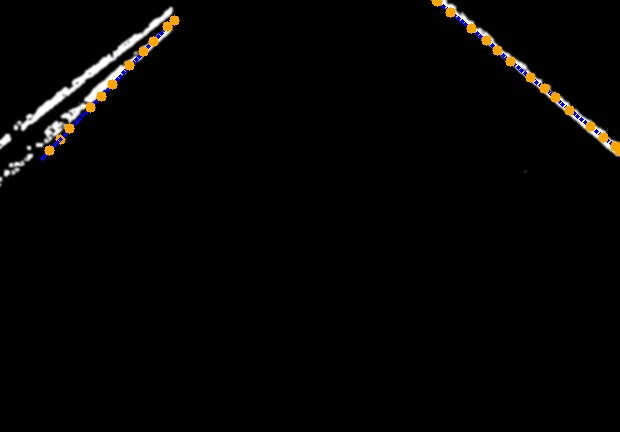
#> input picture research/image/Data/Data for Proposal/centroids_visualized_S_13_M_06.jpg, 620 x 432 px, given in place of the camera
$ python SignCode.py
#> lines starting #> are read from the running program, lines starting #| are printed output that depends on the picture; after the words box and inside, x2 and y2 are one past the last pixel; in counts of white or black regions, pixels touching at a corner belong together
import cv2
import numpy as np
import logging
import datetime
import math
import sys
import os
from sklearn.linear_model import RANSACRegressor

# Constants
SCREEN_WIDTH = 640
SCREEN_HEIGHT = 480
past_steering_angle = 0
row_threshold = 0
path = "/home/pi/CapstoneProjectBackUp/research/image/Data"
image_import_path = "/home/pi/CapstoneProjectBackUp/research/image/Data/raw_imports"
crop_height = int(SCREEN_HEIGHT * 0.10)  # This will be 48 pixels
ifblue = False
use_live_camera = True  # Set this to False to load image from file
image_center = 0

# Initialize camera
camera = cv2.VideoCapture('/dev/video0', cv2.CAP_V4L)
camera.set(cv2.CAP_PROP_FRAME_WIDTH, SCREEN_WIDTH)
camera.set(cv2.CAP_PROP_FRAME_HEIGHT, SCREEN_HEIGHT)
camera.set(cv2.CAP_PROP_FOURCC, cv2.VideoWriter_fourcc(*'YUYV'))  # Set YUYV format

def getTime():
    return datetime.datetime.now().strftime("S_%S_M_%M")

def stabilize_steering_angle(curr_steering_angle, last_steering_angle=None, alpha=0.2):
    if last_steering_angle is None:
        return int(curr_steering_angle)
    else:
        if 135 - last_steering_angle <= 5 and curr_steering_angle >= last_steering_angle:
            return np.clip(int(alpha * curr_steering_angle + (1.-alpha) * last_steering_angle),
                           last_steering_angle-1, last_steering_angle+1)
        elif last_steering_angle - 55 <= 5 and curr_steering_angle <= last_steering_angle:
            return np.clip(int(alpha * curr_steering_angle + (1.-alpha) * last_steering_angle),
                           last_steering_angle-1, last_steering_angle+1)
        else:
            return np.clip(int(alpha * curr_steering_angle + (1.-alpha) * last_steering_angle),
                           last_steering_angle-3, last_steering_angle+3)

# Function to estimate mid_star from one lane using a fixed lane width assumption
# [9 lines left out: function estimate_mid_star_from_one_lane, not called in this run]

times2Run = {1}

for i in times2Run:
    if use_live_camera:
        # Capture a live image from the camera
        camera.read()  # Discard the first frame
        successfulRead, raw_image = camera.read()
#> raw_image is the input picture: shape (432, 620, 3); mean B, G, R 3.7, 4.3, 5
        print("Live Image Taken.")
        if not successfulRead:
            print("Image not taken successfully.")
            break
    else:
        # Load image from file instead of capturing from camera
        image_file = os.path.join(image_import_path, "raw_image_S_02_M_53.jpg")
        if not os.path.exists(image_file):
            print(f"Image file {image_file} does not exist.")
            break
        raw_image = cv2.imread(image_file)
        if raw_image is None:
            print("Failed to load image from file.")
            break
        print("Imported Image for Testing, no live data.")

    cv2.imwrite(os.path.join(path, f"raw_image_{getTime()}.jpg"), raw_image)

    if raw_image.shape[1] != SCREEN_WIDTH or raw_image.shape[0] != SCREEN_HEIGHT:
        print(f"Warning: Image dimensions mismatch. Expected: {SCREEN_WIDTH}x{SCREEN_HEIGHT}, Got: {raw_image.shape[1]}x{raw_image.shape[0]}")
#| Warning: Image dimensions mismatch. Expected: 640x480, Got: 620x432

    raw_image = cv2.flip(raw_image, -1)
    cv2.imwrite(os.path.join(path, f"flipped_image_raw_{getTime()}.jpg"), raw_image)

    print('Img to color...')
    img_rgb = cv2.cvtColor(raw_image, cv2.COLOR_BGR2RGB)

    print('Cropping top portion of the image...')
    img_bottom_half_bgr = raw_image[crop_height:,:]

    print('Performing HSV color space transformation...')
    img_hsv = cv2.cvtColor(img_bottom_half_bgr, cv2.COLOR_BGR2HSV)
    img_crop_hsv = img_hsv

    print('Creating binary mask...')
    if ifblue:
        lower_hsv = np.array([100, 150, 50])
        upper_hsv = np.array([130, 255, 255])
    else:
        lower_hsv = np.array([0, 0, 120])
        upper_hsv = np.array([180, 50, 255])

    mask = cv2.inRange(img_crop_hsv, lower_hsv, upper_hsv)
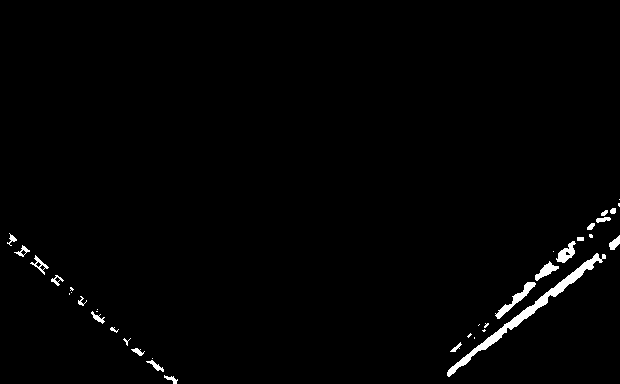
#> mask: shape (384, 620); 1.3% white; 37 white regions (15 under 20 px), largest, box (x1, y1, x2, y2) and area: (447, 253, 606, 377) 1423, (495, 282, 536, 319) 323, (556, 241, 576, 263) 213

    print('Applying Gaussian blur on mask...')
    mask_blurred = cv2.GaussianBlur(mask, (5, 5), 0)

    print('Applying Canny filter...')
    mask_edges = cv2.Canny(mask_blurred, 50, 150)

    # Optional: Apply morphological operations to enhance lane lines
    print('Applying morphological operations to enhance lane lines...')
    kernel = np.ones((5, 5), np.uint8)
    mask_edges = cv2.morphologyEx(mask_edges, cv2.MORPH_CLOSE, kernel)
    mask_edges = cv2.morphologyEx(mask_edges, cv2.MORPH_OPEN, kernel)

    # Optional: Define and apply Region of Interest (ROI)
    # Uncomment and adjust the ROI polygon as needed
    """
    print('Applying Region of Interest (ROI)...')
    mask_roi = np.zeros_like(mask_edges)
    polygon = np.array([[
        (0, mask_edges.shape[0]),
        (SCREEN_WIDTH // 2 - 50, SCREEN_HEIGHT // 2),
        (SCREEN_WIDTH // 2 + 50, SCREEN_HEIGHT // 2),
        (SCREEN_WIDTH, mask_edges.shape[0])
    ]], np.int32)
    cv2.fillPoly(mask_roi, polygon, 255)
    mask_edges = cv2.bitwise_and(mask_edges, mask_roi)
    """

    crop_width = 20
    mask_edges = mask_edges[:, crop_width:]
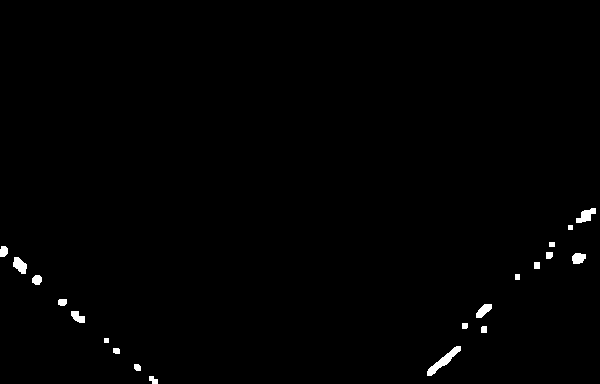
#> mask_edges: shape (384, 600); 0.7% white; 20 white regions, largest, box (x1, y1, x2, y2) and area: (427, 346, 461, 376) 293, (576, 208, 596, 223) 168, (13, 257, 27, 274) 157
    adjusted_screen_width = SCREEN_WIDTH - crop_width
    print(f"New width after cropping: {adjusted_screen_width}")

    cv2.imwrite(os.path.join(path, f"cropped_mask_edges_{getTime()}.jpg"), mask_edges)

    # Update Hough Transform parameters
    minLineLength = 60  # Increased from 40 to further filter out shorter lines like street signs
    maxLineGap = 25     # Slightly increased from 20 to maintain continuity
    min_threshold = 50  # Increased from 50 to require more votes for line detection

    print('Applying Probabilistic Hough Transform...')
    lines = cv2.HoughLinesP(mask_edges, 1, np.pi/180, min_threshold, minLineLength, maxLineGap)
#> lines = [[429, 375, 458, 346], [427, 374, 454, 347], [428, 375, 457, 346], [427, 375, 456, 346]]

    if lines is not None:
        hough_debug_img = cv2.cvtColor(mask_edges, cv2.COLOR_GRAY2BGR)
        print("Detected lines (in mask_edges coords):")
        # Initialize lists to hold filtered lines
        filtered_lines = []
        for line in lines:
            x1, y1, x2, y2 = line[0]
            # Calculate the angle of the line relative to the vertical axis
            angle = math.degrees(math.atan2((x2 - x1), (y2 - y1)))
            # Filter lines based on angle (e.g., only near vertical)
            if -25 < angle < 25:
                filtered_lines.append(line)
                cv2.line(hough_debug_img, (x1, y1), (x2, y2), (0, 0, 255), 2)
                print(f"Accepted Line: ({x1},{y1}) -> ({x2},{y2}) with angle {angle:.2f} degrees")
            else:
                print(f"Rejected Line: ({x1},{y1}) -> ({x2},{y2}) with angle {angle:.2f} degrees")
#> this loop made 4 passes
#> (printed output is left out)
#> after the loop, filtered_lines = []

        print(f"Total detected lines: {len(lines)}, Filtered lines: {len(filtered_lines)}")
#| Total detected lines: 4, Filtered lines: 0
    else:
        hough_debug_img = None
        print("No lines detected.")

    print("Saving Images without calculating angle.")
    cv2.imwrite(os.path.join(path, f"img_rgb_{getTime()}.jpg"), img_rgb)
    cv2.imwrite(os.path.join(path, f"img_bottom_half_bgr_{getTime()}.jpg"), img_bottom_half_bgr)
    cv2.imwrite(os.path.join(path, f"img_crop_hsv_{getTime()}.jpg"), img_crop_hsv)
    cv2.imwrite(os.path.join(path, f"mask_{getTime()}.jpg"), mask)
    cv2.imwrite(os.path.join(path, f"mask_blurred_{getTime()}.jpg"), mask_blurred)
    cv2.imwrite(os.path.join(path, f"mask_edges_{getTime()}.jpg"), mask_edges)
    if hough_debug_img is not None:
        cv2.imwrite(os.path.join(path, f"hough_lines_{getTime()}.jpg"), hough_debug_img)

    # Lower threshold more to get patches
    threshold = 12
    print(f"Using threshold={threshold} for lane detection.")
    col_sum = np.sum(mask_edges > 0, axis=0)
#> col_sum = 600 values, max 20 at index 581, min 0 at index 8, mean 2.68
    lane_columns = np.where(col_sum > threshold)[0]
#> lane_columns = 21 values from 18 to 585
    print(f"lane_columns: {lane_columns}")
#| lane_columns: [ 18  19  20  21  22 481 482 483 484 485 486 576 577 578 579 580 581 582
#|  583 584 585]

    if len(lane_columns) == 0:
        list_patch = []
    else:
        segments = []
        start = lane_columns[0]
#> start = 18
        prev = lane_columns[0]
#> prev = 18
        image_center = adjusted_screen_width // 2
        print(f"Start: {start}, Prev: {prev}")
#| Start: 18, Prev: 18

        for c in lane_columns[1:]:
            print(f"Current column: {c}, Previous column: {prev}")  # Debugging current and previous columns
            if c != prev + 1:
                print(f"Non-continuous segment detected. Appending segment: ({start}, {prev})")  # Debug when a segment is finalized
                segments.append((start, prev))
                start = c
                print(f"New start set to: {start}")  # Debug the new start
            prev = c
#> this loop made 20 passes
#> (c, start, prev) on passes 5, 11: (481, 481, 481), (576, 576, 576)
#> (printed output is left out)
#> after the loop, segments = [(18, 22), (481, 486)]

        segments.append((start, prev))
        print(f"Final segment appended: ({start}, {prev})")
#| Final segment appended: (576, 585)

        num_patches_horizontal = 6
        num_patches_vertical = 4
        patch_height = (SCREEN_HEIGHT - crop_height) // num_patches_vertical
        print(f'Patch Height: {patch_height}')
        patch_width = adjusted_screen_width // num_patches_horizontal
        list_patch = []

        for i in range(num_patches_horizontal):
            x0 = i * patch_width
            x1 = min((i + 1) * patch_width, adjusted_screen_width - 1)
            for k in range(num_patches_vertical):
                y0 = k * patch_height
                y1 = (k + 1) * patch_height - 1
                list_patch.append({'x': (x0, x1), 'y': (y0, y1)})
                print(f"Patch: x=({x0},{x1}), y=({y0},{y1})")
#> this loop made 6 passes
#| Patch: x=(0,103), y=(0,107)
#| Patch: x=(0,103), y=(108,215)
#| Patch: x=(0,103), y=(216,323)
#> (further printed lines are left out)
#> after the loop, list_patch = 24 items

    print("Testing if lines is not None")
    if lines is not None:
        print("lines is not None")
        for idx, patch in enumerate(list_patch):
            x0, x1 = patch['x']
            y0, y1 = patch['y']
            print(f"Patch {idx}: x0={x0}, x1={x1}, y0={y0}, y1={y1}")
            print(f'Rectangle First Coordinate: {(x0 + crop_width, y0)}, Second: {(x1 + crop_width, y1)}')
            cv2.rectangle(img_bottom_half_bgr, (x0 + crop_width, y0), (x1 + crop_width, y1), (50,255, 0), 1)
            if hough_debug_img is not None:
                cv2.rectangle(hough_debug_img, (x0 + crop_width, y0), (x1 + crop_width, y1), (50,255, 0), 1)
#> this loop made 24 passes
#> (x0, x1, y0, y1) on passes 1 to 4: (0, 103, 0, 107), (0, 103, 108, 215), (0, 103, 216, 323), (0, 103, 324, 431)
#> (printed output is left out)
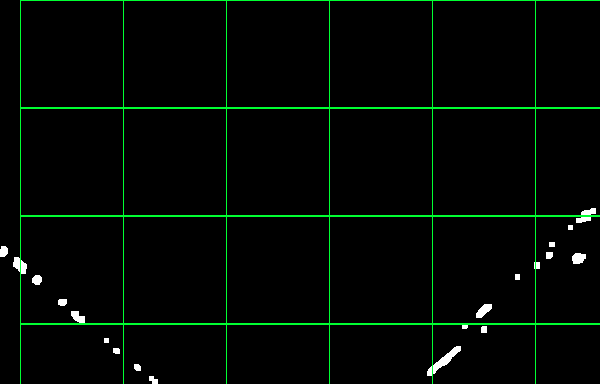
#> hough_debug_img: shape (384, 600, 3); mean B, G, R 3.1, 8.7, 1.7
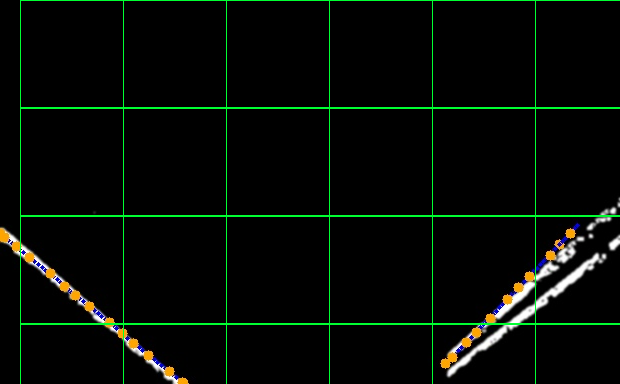
#> img_bottom_half_bgr: shape (384, 620, 3); mean B, G, R 5.5, 11.7, 5.5
    else:
        print("lines is NONE")

    print("Saving Image With Lines (Dynamic Patches).")
    if lines is not None and hough_debug_img is not None:
        cv2.imwrite(os.path.join(path, f"image_lines_bottom_half_raw{getTime()}.jpg"), img_bottom_half_bgr)
        cv2.imwrite(os.path.join(path, f"image_lines_masked_edges{getTime()}.jpg"), hough_debug_img)

    if lines is None:
        print("No Lines Detected. Exiting Loop")
        break
    else:
        centroid_debug_image = hough_debug_img.copy()
        patch_centroids_data = []

        print("Calculating centroids...")
        for patch_info in list_patch:
            px_start, px_end = patch_info['x']
            py_start, py_end = patch_info['y']

            inside_points = []
            for detected_line in filtered_lines:  # Use filtered_lines instead of lines
                lx1, ly1, lx2, ly2 = detected_line[0]
                # Check if both endpoints are within the patch
                if (px_start <= lx1 <= px_end and py_start <= ly1 <= py_end and
                    px_start <= lx2 <= px_end and py_start <= ly2 <= py_end):
                    inside_points.append([lx1, ly1])
                    inside_points.append([lx2, ly2])
                    # Optionally, visualize these points
                    cv2.circle(centroid_debug_image, (lx1 + crop_width, ly1), 2, (255,0,0), -1)
                    cv2.circle(centroid_debug_image, (lx2 + crop_width, ly2), 2, (255,0,0), -1)

            if len(inside_points) > 0:
                inside_points = np.array(inside_points)
                centroid_coords = np.mean(inside_points, axis=0).astype(int)
                print(f'Centroid_Coords: {centroid_coords}')
                patch_centroids_data.append({'patch': patch_info, 'centroid': (centroid_coords[0], centroid_coords[1])})
                cv2.circle(centroid_debug_image, (centroid_coords[0] + crop_width, centroid_coords[1]), 5, (0,165,255), -1)
                print(f"Centroid: ({centroid_coords[0]},{centroid_coords[1]})")
#> this loop made 24 passes
#> after the loop, patch_centroids_data = []

        cv2.imwrite(os.path.join(path, f"centroids_visualized_{getTime()}.jpg"), centroid_debug_image)
        print("Centroids computed and visualized on debug image.")

        X_left = []
        X_right = []
        # Removed unused variables: n_right_side_right_dir, etc.

        print(f"Using image_center={image_center} to divide left/right lanes.")
        cv2.line(hough_debug_img, (image_center + crop_width, 0),
         (image_center + crop_width, hough_debug_img.shape[0]),
         (0, 255, 0), 2)
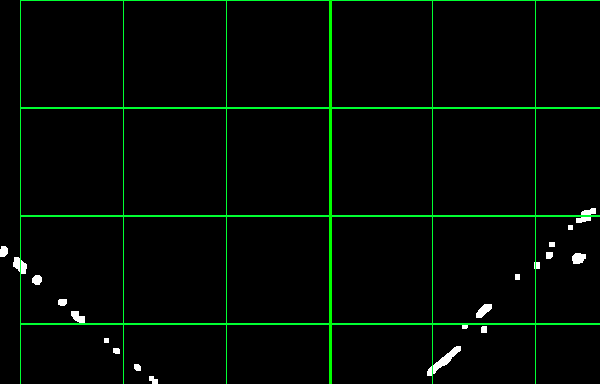
#> hough_debug_img: shape (384, 600, 3); 0.5% of pixels changed, all inside (x1, y1, x2, y2) = (329, 0, 332, 384)

        cv2.imwrite(os.path.join(path, f"hough_image_center_line{getTime()}.jpg"), hough_debug_img)


        print("Separating centroids into left and right sets for polynomial interpolation...")

        numTimes = 0

        for data_item in patch_centroids_data:
            numTimes += 1
            print(f'Number of times Separating Centroids Ran: {numTimes}')
            cx, cy = data_item['centroid']
            print(f"Centroid found at x={cx}, y={cy}")
            if cx < image_center:
                X_left.append([cx, cy])
                print(f"Added centroid ({cx}, {cy}) to X_left. Current X_left set: {X_left}")
            else:
                X_right.append([cx, cy])
                print(f"Added centroid ({cx}, {cy}) to X_right. Current X_right set: {X_right}")
#> this loop made 0 passes
#> after the loop, X_left = []; X_right = []; numTimes = 0

        X_left = np.array(X_left) if len(X_left) > 0 else np.zeros((0,2))
#> X_left = empty array
        X_right = np.array(X_right) if len(X_right) > 0 else np.zeros((0,2))
#> X_right = empty array
        print(f"X_left points: {X_left.shape[0]}, X_right points: {X_right.shape[0]}")
#| X_left points: 0, X_right points: 0

        print("Starting polynomial interpolation section...")
        poly_debug_img = hough_debug_img.copy()

        x_start_right = None
        x_start_left = None

        # Process left lane points
        if len(X_left) >= 2:
            try:
                ransac_left = RANSACRegressor()
                ransac_left.fit(X_left[:, 0].reshape(-1, 1), X_left[:, 1])
                line_X_left = np.linspace(X_left[:, 0].min(), X_left[:, 0].max(), 100).reshape(-1, 1)
                line_y_ransac_left = ransac_left.predict(line_X_left)
                cv2.polylines(poly_debug_img, [np.int32(list(zip(line_X_left.flatten(), line_y_ransac_left.flatten())))], False, (255, 0, 0), 2)
                print(f"RANSAC Left Lane: X range {line_X_left.flatten()[0]} to {line_X_left.flatten()[-1]}, Y range {line_y_ransac_left[0]} to {line_y_ransac_left[-1]}")
                x_start_left = line_X_left.flatten()[0]
            except Exception as e:
                print(f"RANSAC fitting failed for left lane: {e}")
                x_start_left = None
        else:
            print("Not enough points for RANSAC left lane detection.")
            x_start_left = None

        # Process right lane points
        if len(X_right) >= 2:
            try:
                ransac_right = RANSACRegressor()
                ransac_right.fit(X_right[:, 0].reshape(-1, 1), X_right[:, 1])
                line_X_right = np.linspace(X_right[:, 0].min(), X_right[:, 0].max(), 100).reshape(-1, 1)
                line_y_ransac_right = ransac_right.predict(line_X_right)
                cv2.polylines(poly_debug_img, [np.int32(list(zip(line_X_right.flatten(), line_y_ransac_right.flatten())))], False, (0, 255, 255), 2)
                print(f"RANSAC Right Lane: X range {line_X_right.flatten()[0]} to {line_X_right.flatten()[-1]}, Y range {line_y_ransac_right[0]} to {line_y_ransac_right[-1]}")
                x_start_right = line_X_right.flatten()[-1]
            except Exception as e:
                print(f"RANSAC fitting failed for right lane: {e}")
                x_start_right = None
        else:
            print("Not enough points for RANSAC right lane detection.")
            x_start_right = None

        cv2.imwrite(os.path.join(path, f"polynomial_lines_{getTime()}.jpg"), poly_debug_img)
        print("Polynomial lines computed and visualized.")

        print("Starting steering angle calculation...")

        if (x_start_right is not None) and (x_start_left is not None):
            mid_star = 0.5 * (x_start_right + x_start_left)
            print(f"Both lanes detected. mid_star: {mid_star}")
        elif (x_start_right is not None) and (x_start_left is None):
            # Only right lane detected
            mid_star = estimate_mid_star_from_one_lane(X_right, lane_side='right')
            print(f"Only right lane detected. Estimated mid_star: {mid_star}")
        elif (x_start_right is None) and (x_start_left is not None):
            # Only left lane detected
            mid_star = estimate_mid_star_from_one_lane(X_left, lane_side='left')
            print(f"Only left lane detected. Estimated mid_star: {mid_star}")
        else:
            mid_star = 159
            print("No lanes detected. Using default mid_star: 159")

        print('Computing servo angle from mid_star offset...')

        # Linear mapping from horizontal offset to servo angle
        dx = mid_star - 160  # Offset from center (160)
        # dx=0    => servo=90 (straight)
        # dx=+160 => servo=0 (full right)
        # dx=-160 => servo=180 (full left)
        servo_angle = 90 - (dx * (90/160.0))
        servo_angle = np.clip(servo_angle, 0, 180)
        print(f"Calculated servo angle: {servo_angle}")

        stable_steering_angle = stabilize_steering_angle(servo_angle, past_steering_angle)
#> stable_steering_angle = 3
        print(f"Stabilized steering angle: {stable_steering_angle}")
#| Stabilized steering angle: 3

        font = cv2.FONT_HERSHEY_SIMPLEX
#> font = 0
        text = str(stable_steering_angle)
#> text = '3'
        cv2.putText(poly_debug_img, text, (110, 30 ), font, 1, (0, 0, 255), 2)
        print("Steering angle text written on image.")
        text = str(servo_angle)
        cv2.putText(poly_debug_img, text, (130, 50), font, 1, (0, 0, 255), 2)

        # Concatenate top and bottom images
        top_section = raw_image[:crop_height,:]
        top_h, top_w, _ = top_section.shape
        poly_h, poly_w, _ = poly_debug_img.shape

        if poly_w < top_w:
            diff = top_w - poly_w
            poly_debug_img = cv2.copyMakeBorder(poly_debug_img, 0, 0, 0, diff, cv2.BORDER_CONSTANT, value=(0,0,0))
#> poly_debug_img: shape (384, 620, 3)
            print("Padded poly_debug_img to match top width.")

        new_frame = np.concatenate((top_section, poly_debug_img), axis=0)
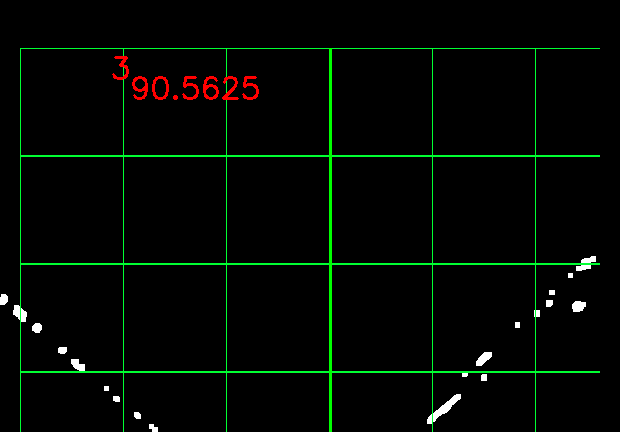
#> new_frame: shape (432, 620, 3); mean B, G, R 2.6, 8.2, 2.6
        print("Concatenated top and bottom images.")

        height, width, _ = new_frame.shape

        # --- Start of the modified line drawing code ---
        # Draw the magenta line at the bottom center representing the steering angle
        center_x = width // 2
        center_y = height - 50  # 50 px from the bottom edge
        line_length = 100

        theta = np.deg2rad(90 - servo_angle)
        end_x = int(center_x + line_length * np.sin(theta))
#> end_x = 309
        end_y = int(center_y - line_length * np.cos(theta))
#> end_y = 282

        cv2.line(new_frame, (center_x, center_y), (end_x, end_y), (255,0,255), 5)
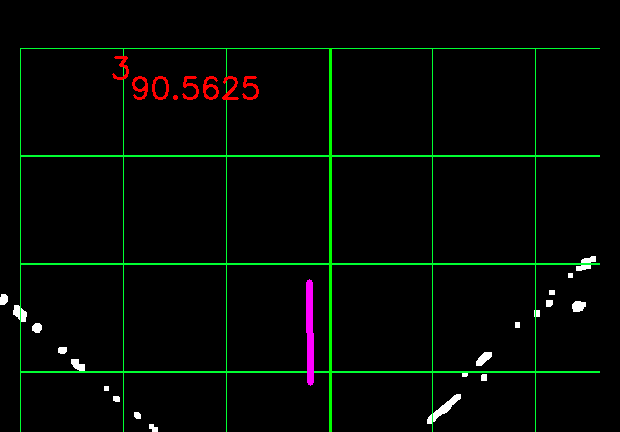
#> new_frame: shape (432, 620, 3); 0.27% of pixels changed, all inside (x1, y1, x2, y2) = (306, 279, 314, 386)
        print("Drew steering line at bottom center of new_frame.")
        # --- End of the modified line drawing code ---

        # Overlay centroids onto new_frame (add offsets)
        print("Overlaying centroids onto the final image...")
        for data_item in patch_centroids_data:
            cx, cy = data_item['centroid']
            cv2.circle(new_frame, (cx + crop_width, cy + crop_height), 5, (0,165,255), -1)

        cv2.imwrite(os.path.join(path, f"final_frame_image_{getTime()}.jpg"), new_frame)
        print("Steering angle computed, visualized, and saved.")
        print("End.")
